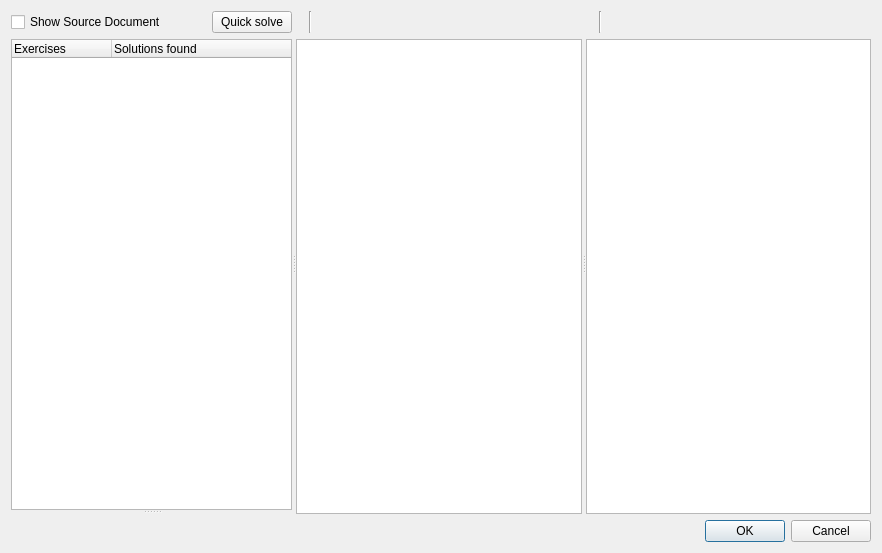
<?xml version="1.0" encoding="UTF-8"?>
<ui version="4.0">
 <class>SolutionsDocument</class>
 <widget class="QDialog" name="SolutionsDocument">
  <property name="geometry">
   <rect>
    <x>0</x>
    <y>0</y>
    <width>882</width>
    <height>553</height>
   </rect>
  </property>
  <property name="windowTitle">
   <string>Document Solution Creator</string>
  </property>
  <layout class="QGridLayout" name="gridLayout_3">
   <item row="0" column="0">
    <widget class="QSplitter" name="splitter_2">
     <property name="orientation">
      <enum>Qt::Horizontal</enum>
     </property>
     <widget class="QSplitter" name="splitter">
      <property name="orientation">
       <enum>Qt::Vertical</enum>
      </property>
      <widget class="QWidget" name="layoutWidget">
       <layout class="QVBoxLayout" name="verticalLayout">
        <item>
         <layout class="QHBoxLayout" name="horizontalLayout_4">
          <item>
           <widget class="QCheckBox" name="ShowDocument">
            <property name="text">
             <string>Show Source Document</string>
            </property>
           </widget>
          </item>
          <item>
           <spacer name="horizontalSpacer_4">
            <property name="orientation">
             <enum>Qt::Horizontal</enum>
            </property>
            <property name="sizeHint" stdset="0">
             <size>
              <width>40</width>
              <height>20</height>
             </size>
            </property>
           </spacer>
          </item>
          <item>
           <widget class="QPushButton" name="QuickSolution">
            <property name="text">
             <string>Quick solve</string>
            </property>
            <property name="icon">
             <iconset resource="../images.qrc">
              <normaloff>:/images/dialog-ok-apply.svg</normaloff>:/images/dialog-ok-apply.svg</iconset>
            </property>
           </widget>
          </item>
         </layout>
        </item>
        <item>
         <widget class="QTreeWidget" name="ExercisesInDocument">
          <property name="selectionMode">
           <enum>QAbstractItemView::SingleSelection</enum>
          </property>
          <property name="selectionBehavior">
           <enum>QAbstractItemView::SelectRows</enum>
          </property>
          <property name="horizontalScrollMode">
           <enum>QAbstractItemView::ScrollPerPixel</enum>
          </property>
          <column>
           <property name="text">
            <string>Exercises</string>
           </property>
          </column>
          <column>
           <property name="text">
            <string>Solutions found</string>
           </property>
          </column>
         </widget>
        </item>
       </layout>
      </widget>
      <widget class="QWidget" name="verticalLayoutWidget">
       <layout class="QVBoxLayout" name="verticalLayout_2"/>
      </widget>
     </widget>
     <widget class="QWidget" name="layoutWidget_2">
      <layout class="QGridLayout" name="gridLayout_2">
       <item row="1" column="0">
        <layout class="QHBoxLayout" name="horizontalLayout_3">
         <item>
          <widget class="QLabel" name="ContentLabel_3">
           <property name="text">
            <string/>
           </property>
          </widget>
         </item>
         <item>
          <widget class="Line" name="line_3">
           <property name="orientation">
            <enum>Qt::Vertical</enum>
           </property>
          </widget>
         </item>
         <item>
          <widget class="QPushButton" name="ShowTex">
           <property name="text">
            <string/>
           </property>
           <property name="icon">
            <iconset resource="../images.qrc">
             <normaloff>:/images/latex-config.svg</normaloff>:/images/latex-config.svg</iconset>
           </property>
           <property name="checkable">
            <bool>true</bool>
           </property>
           <property name="flat">
            <bool>true</bool>
           </property>
           <attribute name="buttonGroup">
            <string notr="true">buttonGroup</string>
           </attribute>
          </widget>
         </item>
         <item>
          <widget class="QPushButton" name="ShowPdf">
           <property name="text">
            <string/>
           </property>
           <property name="icon">
            <iconset resource="../images.qrc">
             <normaloff>:/images/pdf2.svg</normaloff>:/images/pdf2.svg</iconset>
           </property>
           <property name="checkable">
            <bool>true</bool>
           </property>
           <property name="flat">
            <bool>true</bool>
           </property>
           <attribute name="buttonGroup">
            <string notr="true">buttonGroup</string>
           </attribute>
          </widget>
         </item>
         <item>
          <widget class="QPushButton" name="BuildButtonDoc">
           <property name="text">
            <string/>
           </property>
           <property name="icon">
            <iconset resource="../images.qrc">
             <normaloff>:/images/media-playback-start.svg</normaloff>:/images/media-playback-start.svg</iconset>
           </property>
           <property name="flat">
            <bool>true</bool>
           </property>
          </widget>
         </item>
         <item>
          <widget class="QPushButton" name="TopToolBar">
           <property name="text">
            <string/>
           </property>
           <property name="icon">
            <iconset resource="../images.qrc">
             <normaloff>:/images/ToolBar_Icons/topbar.svg</normaloff>:/images/ToolBar_Icons/topbar.svg</iconset>
           </property>
           <property name="checkable">
            <bool>true</bool>
           </property>
           <property name="flat">
            <bool>true</bool>
           </property>
          </widget>
         </item>
         <item>
          <widget class="QPushButton" name="SideToolBar">
           <property name="text">
            <string/>
           </property>
           <property name="icon">
            <iconset resource="../images.qrc">
             <normaloff>:/images/ToolBar_Icons/sidebar.svg</normaloff>:/images/ToolBar_Icons/sidebar.svg</iconset>
           </property>
           <property name="checkable">
            <bool>true</bool>
           </property>
           <property name="flat">
            <bool>true</bool>
           </property>
          </widget>
         </item>
         <item>
          <spacer name="horizontalSpacer_3">
           <property name="orientation">
            <enum>Qt::Horizontal</enum>
           </property>
           <property name="sizeHint" stdset="0">
            <size>
             <width>40</width>
             <height>20</height>
            </size>
           </property>
          </spacer>
         </item>
        </layout>
       </item>
       <item row="2" column="0">
        <widget class="QStackedWidget" name="stackedWidget_2">
         <property name="currentIndex">
          <number>0</number>
         </property>
         <widget class="QWidget" name="page_3">
          <layout class="QVBoxLayout" name="verticalLayout_5">
           <property name="leftMargin">
            <number>0</number>
           </property>
           <property name="topMargin">
            <number>0</number>
           </property>
           <property name="rightMargin">
            <number>0</number>
           </property>
           <property name="bottomMargin">
            <number>0</number>
           </property>
           <item>
            <widget class="LatexTextWidget" name="DocumentContent"/>
           </item>
          </layout>
         </widget>
         <widget class="QWidget" name="page_4">
          <layout class="QVBoxLayout" name="verticalLayout_6">
           <property name="leftMargin">
            <number>0</number>
           </property>
           <property name="topMargin">
            <number>0</number>
           </property>
           <property name="rightMargin">
            <number>0</number>
           </property>
           <property name="bottomMargin">
            <number>0</number>
           </property>
          </layout>
         </widget>
        </widget>
       </item>
      </layout>
     </widget>
     <widget class="QWidget" name="layoutWidget">
      <layout class="QGridLayout" name="gridLayout">
       <item row="1" column="0">
        <layout class="QHBoxLayout" name="horizontalLayout">
         <item>
          <widget class="QLabel" name="ContentLabel">
           <property name="text">
            <string/>
           </property>
          </widget>
         </item>
         <item>
          <widget class="Line" name="line">
           <property name="orientation">
            <enum>Qt::Vertical</enum>
           </property>
          </widget>
         </item>
         <item>
          <widget class="QPushButton" name="ShowTexSolution">
           <property name="text">
            <string/>
           </property>
           <property name="icon">
            <iconset resource="../images.qrc">
             <normaloff>:/images/latex-config.svg</normaloff>:/images/latex-config.svg</iconset>
           </property>
           <property name="checkable">
            <bool>true</bool>
           </property>
           <property name="flat">
            <bool>true</bool>
           </property>
           <attribute name="buttonGroup">
            <string notr="true">buttonGroup_2</string>
           </attribute>
          </widget>
         </item>
         <item>
          <widget class="QPushButton" name="ShowPdfSolution">
           <property name="text">
            <string/>
           </property>
           <property name="icon">
            <iconset resource="../images.qrc">
             <normaloff>:/images/pdf2.svg</normaloff>:/images/pdf2.svg</iconset>
           </property>
           <property name="checkable">
            <bool>true</bool>
           </property>
           <property name="flat">
            <bool>true</bool>
           </property>
           <attribute name="buttonGroup">
            <string notr="true">buttonGroup_2</string>
           </attribute>
          </widget>
         </item>
         <item>
          <widget class="QPushButton" name="BuildButton">
           <property name="text">
            <string/>
           </property>
           <property name="icon">
            <iconset resource="../images.qrc">
             <normaloff>:/images/media-playback-start.svg</normaloff>:/images/media-playback-start.svg</iconset>
           </property>
           <property name="flat">
            <bool>true</bool>
           </property>
          </widget>
         </item>
         <item>
          <widget class="QPushButton" name="TopToolBarSol">
           <property name="text">
            <string/>
           </property>
           <property name="icon">
            <iconset resource="../images.qrc">
             <normaloff>:/images/ToolBar_Icons/topbar.svg</normaloff>:/images/ToolBar_Icons/topbar.svg</iconset>
           </property>
           <property name="checkable">
            <bool>true</bool>
           </property>
           <property name="flat">
            <bool>true</bool>
           </property>
          </widget>
         </item>
         <item>
          <widget class="QPushButton" name="SideToolBarSol">
           <property name="text">
            <string/>
           </property>
           <property name="icon">
            <iconset resource="../images.qrc">
             <normaloff>:/images/ToolBar_Icons/sidebar.svg</normaloff>:/images/ToolBar_Icons/sidebar.svg</iconset>
           </property>
           <property name="checkable">
            <bool>true</bool>
           </property>
           <property name="flat">
            <bool>true</bool>
           </property>
          </widget>
         </item>
         <item>
          <spacer name="horizontalSpacer">
           <property name="orientation">
            <enum>Qt::Horizontal</enum>
           </property>
           <property name="sizeHint" stdset="0">
            <size>
             <width>40</width>
             <height>20</height>
            </size>
           </property>
          </spacer>
         </item>
        </layout>
       </item>
       <item row="2" column="0">
        <widget class="QStackedWidget" name="stackedWidget">
         <property name="currentIndex">
          <number>0</number>
         </property>
         <widget class="QWidget" name="page">
          <layout class="QVBoxLayout" name="verticalLayout_4">
           <property name="leftMargin">
            <number>0</number>
           </property>
           <property name="topMargin">
            <number>0</number>
           </property>
           <property name="rightMargin">
            <number>0</number>
           </property>
           <property name="bottomMargin">
            <number>0</number>
           </property>
           <item>
            <widget class="LatexTextWidget" name="SolutionsDocumentContent"/>
           </item>
          </layout>
         </widget>
         <widget class="QWidget" name="page_2">
          <layout class="QVBoxLayout" name="verticalLayout_3">
           <property name="leftMargin">
            <number>0</number>
           </property>
           <property name="topMargin">
            <number>0</number>
           </property>
           <property name="rightMargin">
            <number>0</number>
           </property>
           <property name="bottomMargin">
            <number>0</number>
           </property>
          </layout>
         </widget>
        </widget>
       </item>
      </layout>
     </widget>
    </widget>
   </item>
   <item row="1" column="0">
    <widget class="QDialogButtonBox" name="buttonBox">
     <property name="orientation">
      <enum>Qt::Horizontal</enum>
     </property>
     <property name="standardButtons">
      <set>QDialogButtonBox::Cancel|QDialogButtonBox::Ok</set>
     </property>
    </widget>
   </item>
  </layout>
 </widget>
 <customwidgets>
  <customwidget>
   <class>LatexTextWidget</class>
   <extends>QTextEdit</extends>
   <header>latexeditorwidget.h</header>
  </customwidget>
 </customwidgets>
 <resources>
  <include location="../images.qrc"/>
 </resources>
 <connections>
  <connection>
   <sender>buttonBox</sender>
   <signal>accepted()</signal>
   <receiver>SolutionsDocument</receiver>
   <slot>accept()</slot>
   <hints>
    <hint type="sourcelabel">
     <x>248</x>
     <y>254</y>
    </hint>
    <hint type="destinationlabel">
     <x>157</x>
     <y>274</y>
    </hint>
   </hints>
  </connection>
  <connection>
   <sender>buttonBox</sender>
   <signal>rejected()</signal>
   <receiver>SolutionsDocument</receiver>
   <slot>reject()</slot>
   <hints>
    <hint type="sourcelabel">
     <x>316</x>
     <y>260</y>
    </hint>
    <hint type="destinationlabel">
     <x>286</x>
     <y>274</y>
    </hint>
   </hints>
  </connection>
 </connections>
 <buttongroups>
  <buttongroup name="buttonGroup"/>
  <buttongroup name="buttonGroup_2"/>
 </buttongroups>
</ui>
